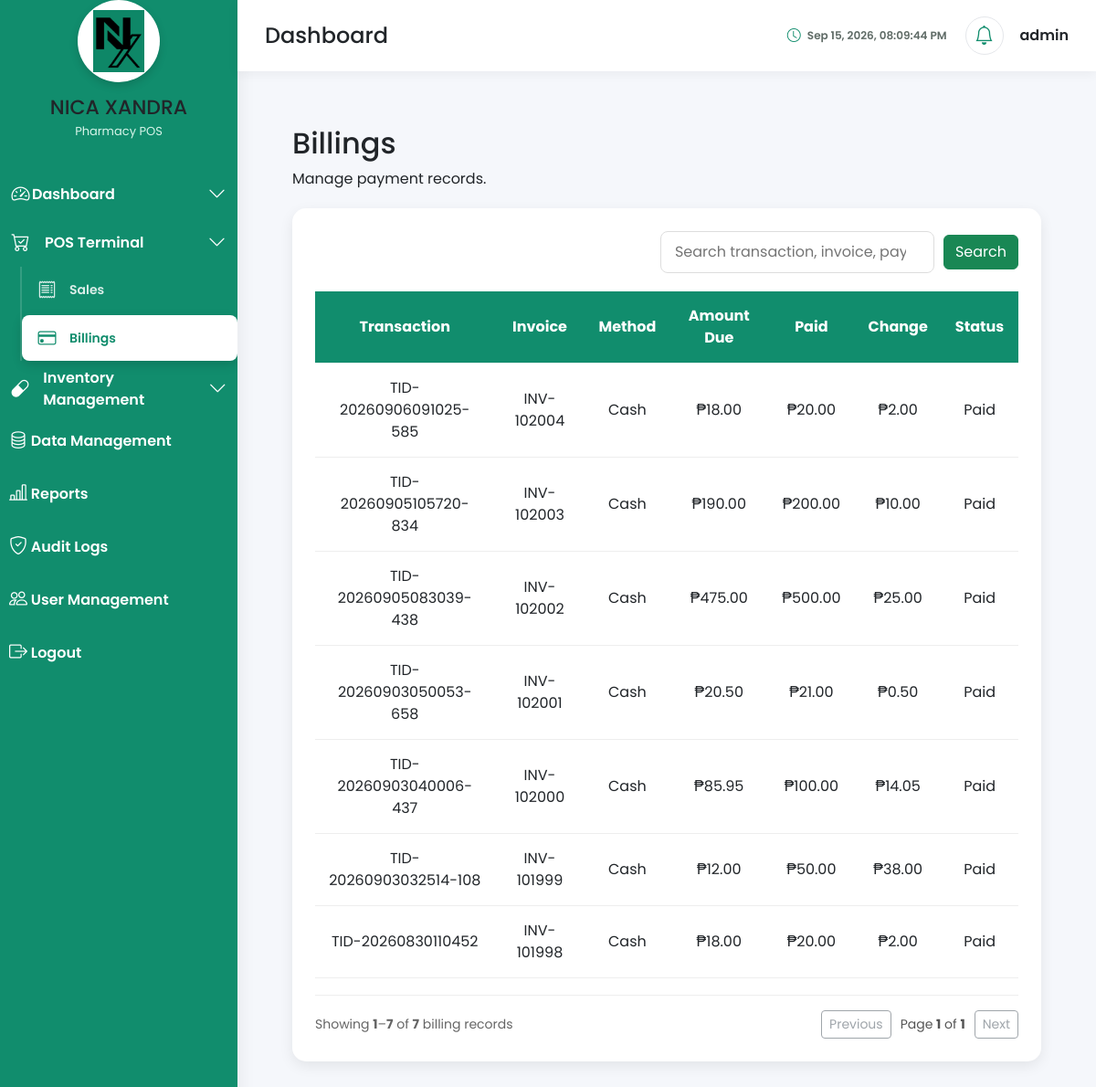
/app/dashboard/pos/index.php?page=billings (signed in), run on the app's committed database.
### tables this page shows
CREATE TABLE `payments` (
  `payment_id` int(11) NOT NULL,
  `sale_id` int(11) NOT NULL,
  `payment_method` enum('Cash','GCash','Maya','Credit Card','Debit Card') NOT NULL DEFAULT 'Cash',
  `amount_due` decimal(10,2) NOT NULL,
  `amount_paid` decimal(10,2) NOT NULL,
  `change_amount` decimal(10,2) NOT NULL DEFAULT 0.00,
  `reference_number` varchar(100) DEFAULT NULL,
  `payment_date` timestamp NOT NULL DEFAULT current_timestamp(),
  `payment_status` enum('Pending','Paid','Failed','Refunded') DEFAULT 'Paid',
  `notes` text DEFAULT NULL,
  `created_at` timestamp NOT NULL DEFAULT current_timestamp()
);

CREATE TABLE `sales` (
  `sale_id` int(11) NOT NULL,
  `transaction_number` varchar(30) NOT NULL,
  `customer_id` int(11) DEFAULT NULL,
  `cashier_id` int(11) NOT NULL,
  `subtotal` decimal(10,2) NOT NULL DEFAULT 0.00,
  `discount_amount` decimal(10,2) NOT NULL DEFAULT 0.00,
  `vat_amount` decimal(10,2) NOT NULL DEFAULT 0.00,
  `total_amount` decimal(10,2) NOT NULL DEFAULT 0.00,
  `payment_status` enum('Pending','Paid','Partially Paid','Refunded') DEFAULT 'Pending',
  `transaction_status` enum('Completed','Cancelled','Void') DEFAULT 'Completed',
  `remarks` text DEFAULT NULL,
  `created_at` timestamp NOT NULL DEFAULT current_timestamp(),
  `updated_at` timestamp NOT NULL DEFAULT current_timestamp() ON UPDATE current_timestamp()
);

CREATE TABLE `users` (
  `user_id` int(11) NOT NULL,
  `role_id` int(11) NOT NULL,
  `full_name` varchar(150) NOT NULL,
  `username` varchar(50) NOT NULL,
  `email` varchar(150) DEFAULT NULL,
  `password` varchar(255) NOT NULL,
  `contact_number` varchar(20) DEFAULT NULL,
  `gender` enum('Male','Female','Prefer not to say') DEFAULT NULL,
  `birth_date` date DEFAULT NULL,
  `address` text DEFAULT NULL,
  `profile_image` varchar(255) DEFAULT 'default.png',
  `account_status` enum('Active','Inactive','Locked') DEFAULT 'Active',
  `failed_login_attempts` int(11) DEFAULT 0,
  `last_login` datetime DEFAULT NULL,
  `remember_token` varchar(255) DEFAULT NULL,
  `created_at` timestamp NOT NULL DEFAULT current_timestamp(),
  `updated_at` timestamp NOT NULL DEFAULT current_timestamp() ON UPDATE current_timestamp()
);

### app/Models/Billings.php (called while the page is built, shortened)
<?php
require_once __DIR__ . '/../../config/database.php';
class Billing
{
    private PDO $conn;
    public function __construct()
    {
        $database = new Database();
        $this->conn = $database->connect();
    }
    public function getAllBillings(
        int $page = 1,
        int $limit = 20,
        string $search = ''
    ): array {
        $page = max(1, $page);
        $limit = min(max(1, $limit), 100);
        $search = trim($search);
        $offset = ($page - 1) * $limit;
        $where = [];
        $params = [];
        $whereSql = $where ? 'WHERE ' . implode(' AND ', $where) : '';
        $countSql = "
            SELECT COUNT(*)
            FROM payments p
            INNER JOIN sales s ON p.sale_id = s.sale_id
            {$whereSql}
        ";
        $countStmt = $this->conn->prepare($countSql);
        $countStmt->execute();
        $total = (int) $countStmt->fetchColumn();
        $sql = "
            SELECT
                p.payment_id,
                p.sale_id,
                s.transaction_number,
                CONCAT('INV-', LPAD(s.sale_id,6,'0')) AS invoice_number,
                p.payment_method,
                p.amount_due,
                p.amount_paid,
                p.change_amount,
                p.reference_number,
                p.payment_status,
                p.payment_date
            FROM payments p
            INNER JOIN sales s ON p.sale_id = s.sale_id
            {$whereSql}
            ORDER BY p.payment_date DESC, p.payment_id DESC
            LIMIT :limit OFFSET :offset
        ";
        $stmt = $this->conn->prepare($sql);
        $stmt->bindValue(':limit', $limit, PDO::PARAM_INT);
        $stmt->bindValue(':offset', $offset, PDO::PARAM_INT);
        $stmt->execute();
        $billings = $stmt->fetchAll(PDO::FETCH_ASSOC);
        $totalPages = $total > 0 ? (int) ceil($total / $limit) : 0;
        return [
            'billings' => $billings,
            'pagination' => [
                'page' => $page,
                'limit' => $limit,
                'total' => $total,
                'total_pages' => $totalPages,
                'has_previous' => $page > 1,
                'has_next' => $page < $totalPages,
            ],
        ];
    }
}

### config/database.php (called while the page is built, shortened)
<?php
class Database
{
    private string $host = "localhost";
    private string $db_name = "pharmacy_pos";
    private string $username = "root";
    private string $password = "";
    private ?PDO $connection = null;
    public function connect(): PDO
    {
        if ($this->connection === null) {
            $dsn = "mysql:host={$this->host};dbname={$this->db_name};charset=utf8mb4";
            try {
                $this->connection = new PDO(
                    $dsn,
                    $this->username,
                    $this->password,
                    [
                        PDO::ATTR_ERRMODE => PDO::ERRMODE_EXCEPTION,
                        PDO::ATTR_DEFAULT_FETCH_MODE => PDO::FETCH_ASSOC,
                        PDO::ATTR_EMULATE_PREPARES => false
                    ]
                );
            } catch (PDOException $e) {
                die(
                    "<h2>Database Connection Failed</h2>" .
                    "<p>" . htmlspecialchars($e->getMessage()) . "</p>"
                );
            }
        }
        return $this->connection;
    }
}

### app/Controllers/BillingController.php (called while the page is built, shortened)
<?php
require_once __DIR__ . '/../Models/Billings.php';
class BillingController
{
    private Billing $billing;
    public function __construct()
    {
        $this->billing = new Billing();
    }
    public function getBillings(
        int $page = 1,
        int $limit = 20,
        string $search = ''
    ): array {
        return $this->billing->getAllBillings($page, $limit, $search);
    }
}

### app/Models/User.php (called while the page is built, shortened)
<?php
require_once __DIR__ . '/../../config/database.php';
class User
{
    private PDO $conn;
    public function __construct()
    {
        $database = new Database();
        $this->conn = $database->connect();
    }
public function getById(int $userId): array|false
{
    $sql = "
        SELECT *
        FROM users
        WHERE user_id = :user_id
        LIMIT 1
    ";
    $stmt = $this->conn->prepare($sql);
    $stmt->execute([
        ':user_id' => $userId
    ]);
    return $stmt->fetch(PDO::FETCH_ASSOC);
}
}

### app/Middleware/AuthMiddleware.php (called while the page is built, shortened)
<?php
require_once __DIR__ . '/../Models/User.php';
class AuthMiddleware
{
    public static function check(): void
    {
        $userModel = new User();
        $user = $userModel->getById(
            (int) $_SESSION['user_id']
        );
    }
}

### app/dashboard/pos/pages/billings.php (the view, shortened to what this page needs)
<?php
require_once '../../Middleware/AuthMiddleware.php';
require_once '../../Controllers/BillingController.php';
AuthMiddleware::check();
$billingPage = max(1, (int) ($_GET['billing_page'] ?? 1));
$limit = 20;
$search = trim((string) ($_GET['search'] ?? ''));
$billingController = new BillingController();
$result = $billingController->getBillings($billingPage, $limit, $search);
$billings = $result['billings'] ?? [];
$pagination = $result['pagination'] ?? [
    'page' => 1,
    'limit' => $limit,
    'total' => 0,
    'total_pages' => 0,
    'has_previous' => false,
    'has_next' => false,
];
require_once '../../../includes/header.php';
?>
<link rel="stylesheet" href="/pharmacy_pos/assets/css/dashboard.css">
<link rel="stylesheet" href="/pharmacy_pos/assets/css/sidebar.css">
<link rel="stylesheet" href="/pharmacy_pos/assets/css/navbar.css">
<link rel="stylesheet" href="/pharmacy_pos/assets/css/sales.css">
<div class="dashboard-content records-page">
    <div class="page-header">
        <h2>Billings</h2>
        <p>Manage payment records.</p>
    </div>
    <div class="sales-card">
        <form class="sales-toolbar" method="get" action="">
            <input
                type="search"
                name="search"
                value="<?= htmlspecialchars($search) ?>"
                class="search-box"
                placeholder="Search transaction, invoice, payment or status"
                autocomplete="off">
            <button type="submit" class="btn btn-success">Search</button>
        </form>
        <div class="table-responsive">
            <table class="sales-table">
                <thead>
                    <tr>
                        <th>Transaction</th>
                        <th>Invoice</th>
                        <th>Method</th>
                        <th>Amount Due</th>
                        <th>Paid</th>
                        <th>Change</th>
                        <th>Status</th>
                    </tr>
                </thead>
                <tbody>
                <?php if (empty($billings)): ?>
                    <tr>
                        <td colspan="9" class="empty-state">
                            <?= $search !== ''
                                ? 'No billing records matched your search.'
                                : 'No billing records yet.' ?>
                        </td>
                    </tr>
                <?php else: ?>
                    <?php foreach ($billings as $billing): ?>
                        <tr class="billing-row">
                            <td><?= htmlspecialchars($billing['transaction_number']) ?></td>
                            <td><?= htmlspecialchars($billing['invoice_number']) ?></td>
                            <td><?= htmlspecialchars($billing['payment_method']) ?></td>
                            <td>₱<?= number_format((float) $billing['amount_due'], 2) ?></td>
                            <td>₱<?= number_format((float) $billing['amount_paid'], 2) ?></td>
                            <td>₱<?= number_format((float) $billing['change_amount'], 2) ?></td>
                            <td><?= htmlspecialchars($billing['payment_status']) ?></td>
                        </tr>
                    <?php endforeach; ?>
                <?php endif; ?>
                </tbody>
            </table>
        </div>
        <?php
        $currentPage = (int) $pagination['page'];
        $totalPages = (int) $pagination['total_pages'];
        $total = (int) $pagination['total'];
        $start = $total > 0 ? (($currentPage - 1) * $limit) + 1 : 0;
        $end = $total > 0 ? min($currentPage * $limit, $total) : 0;
        ?>
        <div class="records-pagination">
            <div class="pagination-info">
                <?php if ($total > 0): ?>
                    Showing <strong><?= $start ?></strong>–<strong><?= $end ?></strong>
                    of <strong><?= $total ?></strong> billing records
                <?php else: ?>
                    No billing records found.
                <?php endif; ?>
            </div>
            <?php if ($totalPages > 0): ?>
                <div class="pagination-controls">
                    <?php if ($currentPage > 1): ?>
                        <a class="btn btn-outline-secondary btn-sm"
                           href="?page=billings&billing_page=<?= $currentPage - 1 ?>&search=<?= urlencode($search) ?>">
                            Previous
                        </a>
                    <?php else: ?>
                        <button class="btn btn-outline-secondary btn-sm" disabled>Previous</button>
                    <?php endif; ?>
                    <span class="pagination-page">
                        Page <strong><?= $currentPage ?></strong> of <strong><?= $totalPages ?></strong>
                    </span>
                    <?php if ($currentPage < $totalPages): ?>
                        <a class="btn btn-outline-secondary btn-sm"
                           href="?page=billings&billing_page=<?= $currentPage + 1 ?>&search=<?= urlencode($search) ?>">
                            Next
                        </a>
                    <?php else: ?>
                        <button class="btn btn-outline-secondary btn-sm" disabled>Next</button>
                    <?php endif; ?>
                </div>
            <?php endif; ?>
        </div>
    </div>
</div>
<?php require_once '../../../includes/footer.php'; ?>

### assets/css/auth.css (style rules this page uses)
:root { --primary-green:#0F8A6B; --dark-navbar:#1E1B1B; --light-bg:#F8F9FA; --white:#FFFFFF; --shadow:0 12px 30px rgba(0,0,0,.15); --border-radius:18px; --transition:.3s ease; }
* { margin:0; padding:0; box-sizing:border-box; }
body { font-family:'Poppins',sans-serif; background:#ffffff; overflow-x:hidden; }

### assets/css/dashboard.css (style rules this page uses)
* { margin:0; padding:0; box-sizing:border-box; }
body { font-family:'Poppins',sans-serif; background:#f4f7fb; }
.dashboard-content { flex:1; padding:25px; overflow:auto; }

### assets/css/pos.css (style rules this page uses)
.dashboard-content { height:calc(100vh - 80px); padding:20px; overflow:hidden; }

### assets/css/sales.css (style rules this page uses)
.dashboard-content { padding:30px; }
.page-header { margin-bottom:20px; }
.sales-card { background:#fff; border-radius:15px; padding:25px; box-shadow:0 5px 15px rgba(0,0,0,.08); }
.sales-toolbar { display:flex; justify-content:flex-end; margin-bottom:20px; }
.search-box { width:300px; padding:10px 15px; border:1px solid #ddd; border-radius:8px; }
.sales-table { width:100%; border-collapse:collapse; }
.sales-table thead { background:#118d6d; color:#fff; }
.sales-table th, .sales-table td { padding:15px; text-align:center; border-bottom:1px solid #eee; }
.records-page { min-width: 0; }
.sales-toolbar { align-items: center; gap: 10px; flex-wrap: wrap; }
.sales-toolbar .search-box { margin-left: auto; }
.table-responsive { width: 100%; overflow-x: auto; }
.sales-table { min-width: 980px; }
.records-pagination { display: flex; align-items: center; justify-content: space-between; gap: 16px; margin-top: 18px; padding-top: 16px; border-top: 1px solid #eee; }
.pagination-info { color: #666; font-size: 14px; }
.pagination-controls { display: flex; align-items: center; justify-content: center; gap: 10px; }
.pagination-page { white-space: nowrap; color: #555; font-size: 14px; }

### data on the page
payments: sale.transaction_number "TID-20260906091025-585", invoice_number "INV-102004", payment_method "Cash", amount_due "18.00", amount_paid "20.00", change_amount "2.00", payment_status "Paid"
payments: sale.transaction_number "TID-20260905105720-834", invoice_number "INV-102003", payment_method "Cash", amount_due "190.00", amount_paid "200.00", change_amount "10.00", payment_status "Paid"
payments: sale.transaction_number "TID-20260905083039-438", invoice_number "INV-102002", payment_method "Cash", amount_due "475.00", amount_paid "500.00", change_amount "25.00", payment_status "Paid"
payments: sale.transaction_number "TID-20260903050053-658", invoice_number "INV-102001", payment_method "Cash", amount_due "20.50", amount_paid "21.00", change_amount "0.50", payment_status "Paid"
payments: sale.transaction_number "TID-20260903040006-437", invoice_number "INV-102000", payment_method "Cash", amount_due "85.95", amount_paid "100.00", change_amount "14.05", payment_status "Paid"
payments: sale.transaction_number "TID-20260903032514-108", invoice_number "INV-101999", payment_method "Cash", amount_due "12.00", amount_paid "50.00", change_amount "38.00", payment_status "Paid"
payments: sale.transaction_number "TID-20260830110452", invoice_number "INV-101998", payment_method "Cash", amount_due "18.00", amount_paid "20.00", change_amount "2.00", payment_status "Paid"
users: role "1"

### other printed values
$_SESSION['username'] "admin"
$end "7"
$total "7"
